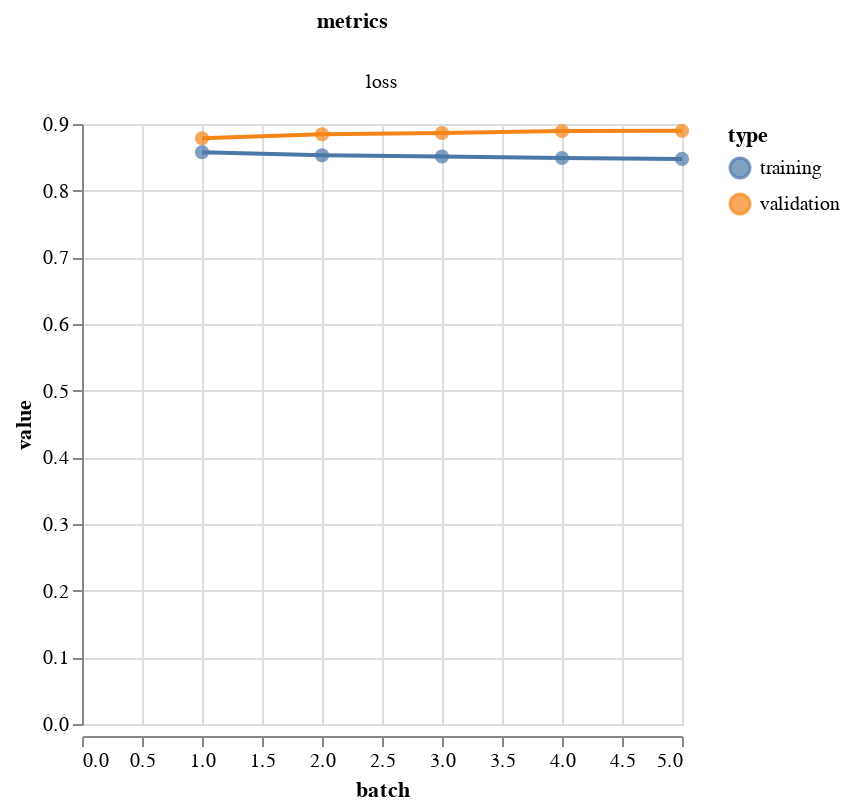

The notebook cell this image was saved under:
### Code cell
metrics(output.history)

### Figure 1 — Vega-Lite specification as saved in the notebook (floating-point values rounded to 4 significant figures)
{"config": {"view": {"continuousWidth": 400, "continuousHeight": 300}}, "data": {"name": "data-65d83432a8df2fc7c0513ebf8d76ebd5"}, "facet": {"column": {"type": "nominal", "field": "metrics"}}, "spec": {"layer": [{"mark": {"type": "circle", "size": 50}, "encoding": {"color": {"type": "nominal", "field": "type"}, "tooltip": [{"type": "quantitative", "field": "batch"}, {"type": "quantitative", "field": "value"}], "x": {"type": "quantitative", "field": "batch"}, "y": {"type": "quantitative", "field": "value"}}, "height": 300, "width": 300}, {"mark": "line", "encoding": {"color": {"type": "nominal", "field": "type"}, "x": {"type": "quantitative", "field": "batch"}, "y": {"type": "quantitative", "field": "value"}}, "height": 300, "width": 300}]}, "resolve": {"scale": {"y": "independent"}}, "$schema": "https://vega.github.io/schema/vega-lite/v4.8.1.json", "datasets": {"data-65d83432a8df2fc7c0513ebf8d76ebd5": [{"batch": 1, "value": 0.8578, "type": "training", "metrics": "loss"}, {"batch": 2, "value": 0.853, "type": "training", "metrics": "loss"}, {"batch": 3, "value": 0.8512, "type": "training", "metrics": "loss"}, {"batch": 4, "value": 0.849, "type": "training", "metrics": "loss"}, {"batch": 5, "value": 0.8476, "type": "training", "metrics": "loss"}, {"batch": 1, "value": 0.8787, "type": "validation", "metrics": "loss"}, {"batch": 2, "value": 0.8846, "type": "validation", "metrics": "loss"}, {"batch": 3, "value": 0.8865, "type": "validation", "metrics": "loss"}, {"batch": 4, "value": 0.8893, "type": "validation", "metrics": "loss"}, {"batch": 5, "value": 0.8898, "type": "validation", "metrics": "loss"}]}}
